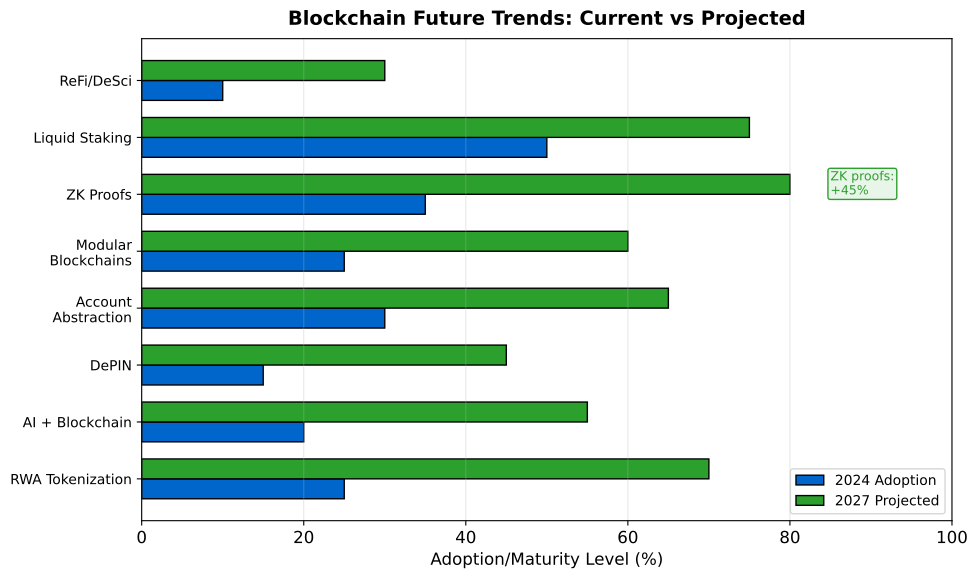

Reproduce this figure in Python.
"""
Blockchain Future Trends (2025+)
Horizontal bar showing trend importance/adoption
"""

import matplotlib.pyplot as plt
import numpy as np
from pathlib import Path

CHART_METADATA = {
    'title': 'Future Trends',
    'url': 'https://github.com/Digital-AI-Finance/Blockchain_Crypto/tree/main/Module_G_Regulation_Future/L47_CBDCs_Future/charts/04_future_trends'
}

plt.rcParams.update({
    'font.size': 14,
    'axes.labelsize': 14,
    'axes.titlesize': 16,
    'xtick.labelsize': 12,
    'ytick.labelsize': 12,
    'legend.fontsize': 12,
    'figure.figsize': (10, 6),
    'figure.dpi': 150
})

MLPURPLE = '#3333B2'
MLBLUE = '#0066CC'
MLORANGE = '#FF7F0E'
MLGREEN = '#2CA02C'
MLRED = '#D62728'

fig, ax = plt.subplots(figsize=(10, 6))

# Future trends and their adoption/importance score
trends = ['RWA Tokenization', 'AI + Blockchain', 'DePIN', 'Account\nAbstraction',
          'Modular\nBlockchains', 'ZK Proofs', 'Liquid Staking', 'ReFi/DeSci']
adoption_2024 = [25, 20, 15, 30, 25, 35, 50, 10]  # Current
projected_2027 = [70, 55, 45, 65, 60, 80, 75, 30]  # Projected

y = np.arange(len(trends))
height = 0.35

bars1 = ax.barh(y - height/2, adoption_2024, height, label='2024 Adoption', color=MLBLUE, edgecolor='black')
bars2 = ax.barh(y + height/2, projected_2027, height, label='2027 Projected', color=MLGREEN, edgecolor='black')

ax.set_yticks(y)
ax.set_yticklabels(trends, fontsize=14)
ax.set_xlabel('Adoption/Maturity Level (%)', fontsize=15)
ax.set_xlim(0, 100)

ax.legend(loc='lower right', fontsize=14)
ax.grid(True, alpha=0.3, axis='x')

# Growth annotation
ax.text(85, 5, 'ZK proofs:\n+45%', fontsize=14, color=MLGREEN,
        bbox=dict(boxstyle='round,pad=0.2', facecolor='#E8F5E9', edgecolor=MLGREEN))

ax.set_title('Blockchain Future Trends: Current vs Projected', fontweight='bold', fontsize=14, pad=10)

plt.tight_layout()
output_path = Path(__file__).parent / 'chart.pdf'
plt.savefig(output_path, bbox_inches='tight', dpi=300)
print(f"Chart saved to: {output_path.absolute()}")
plt.close()
